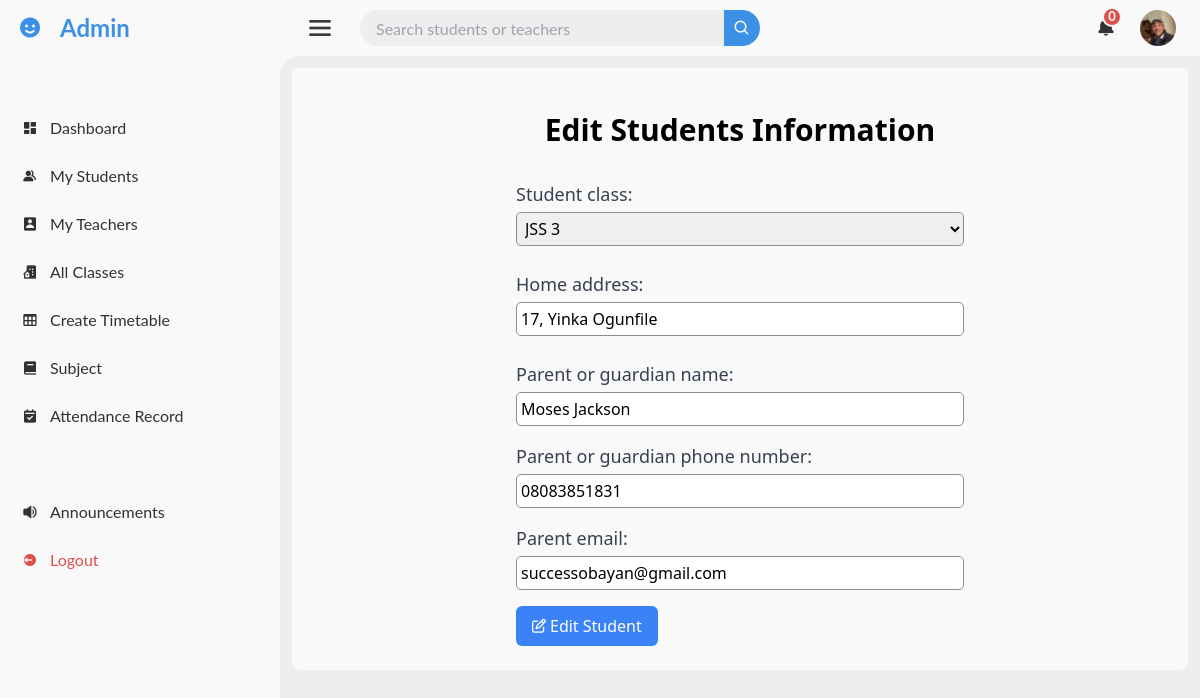
The page /students/edit/1/ (signed in) on the database its author committed.
### administration/models.py (models this page shows, shortened)
class Student(models.Model):
    user = models.OneToOneField(User, on_delete=models.CASCADE, related_name="student_profile")
    student_class = models.ForeignKey(Class, on_delete=models.SET_NULL, null=True, related_name='students')
    home_address = models.TextField()
    parent_or_guardian_name = models.CharField(max_length=100)
    parent_or_guardian_phone_number = models.CharField(max_length=15)
    parent_email = models.EmailField(blank=True, null=True, default=None)

### administration/views.py (the view)
# urls.py: path('students/edit/<int:student_id>/', edit_student, name='edit_student'),
@login_required
def edit_student(request, student_id):
    if not request.user.is_superuser:
        return HttpResponseForbidden('You do not have permission to access this page.')
    student = get_object_or_404(Student, id=student_id)
    if request.method == "POST":
        form = StudentForm(request.POST, instance=student)
        if form.is_valid():
            form.save()
            messages.success(request, 'Student details successfully updated')
            return redirect('student_detail', user_id=student.user.id)
    else:
        form = StudentForm(instance=student)
    context = {
        'form': form,
        'student': student,
    }
    return render(request, 'dashboards/all_admin_pages/edit_student.html', context)

### administration/forms.py
class StudentForm(forms.ModelForm):
    class Meta:
        model = Student
        fields = [
            'student_class',
            'home_address',
            'parent_or_guardian_name',
            'parent_or_guardian_phone_number',
            'parent_email'
        ]
        widgets = {
            'student_class': forms.Select(attrs={'class': 'final-grade'}),
            'home_address': forms.TextInput(attrs={'class': 'final-grade'}),
            'parent_or_guardian_name': forms.TextInput(attrs={'class': 'final-grade'}),
            'parent_or_guardian_phone_number': forms.TextInput(attrs={'class': 'final-grade'}),
            'parent_email': forms.TextInput(attrs={'class': 'final-grade'}),
        }

### administration/context_processors.py (called while the page is built)
def notifications(request):
    all_notification, total_notifications = get_admin_notification(request.user)
    return {
        'all_notification': all_notification,
        'total_notifications': total_notifications,
    }

### administration/views.py (called while the page is built)
def get_admin_notification(user):
    if user.is_staff:
        teacher_notifications = TeacherNotification.objects.filter(user=user).order_by('-created_at')
        student_notifications = StudentNotification.objects.filter(user=user).order_by('-created_at')
        all_notification = sorted(
            chain(teacher_notifications, student_notifications),
            key=lambda x: x.created_at,
            reverse=True
        )
        total_notifications = (
            teacher_notifications.filter(is_read=False).count() +
            student_notifications.filter(is_read=False).count()
        )
        return all_notification, total_notifications
    return [], 0

### classes/models.py (called while the page is built)
    def __str__(self):
        return self.name

### pages/context_processors.py (called while the page is built)
def notifications(request):
    if request.user.is_authenticated:
        all_notifications, unread_notifications_count = get_user_notifications(request.user)
        return {
            'all_notifications': all_notifications,
            'unread_notifications_count': unread_notifications_count,
        }
    return {
        'all_notifications': [],
        'unread_notifications_count': 0,
    }

### templates/dashboards/all_admin_pages/edit_student.html (shortened to what this page needs)
{% extends 'dashboards/all_admin_pages/base.html' %}
{% load static %}
{% block section %}
<div class="text-black flex flex-col items-center justify-center m-3 rounded-lg p-3" style="background-color: #F9F9F9;">
    <h1 class="text-3xl font-bold my-8">Edit Students Information</h1>
    <form action="{% url 'edit_student' student_id=student.id %}" method="post" enctype="multipart/form-data" class="rounded-lg w-full max-w-md">
        <div class="mb-4">
          <p class="text-lg font-medium text-gray-700 mb-1">{{ form.student_class.label_tag }}</p>
            {{ form.student_class }}
          </div>
          <div class="mb-6">
            <p class="text-lg font-medium text-gray-700 mb-1">{{ form.home_address.label_tag }}</p>
            {{form.home_address}}
          </div>
          <div class="mb-4">
            <p class="text-lg font-medium text-gray-700 mb-1">{{ form.parent_or_guardian_name.label_tag }}</p>
            {{form.parent_or_guardian_name}}
          </div>
          <div class="mb-4">
            <p class="text-lg font-medium text-gray-700 mb-1">{{ form.parent_or_guardian_phone_number.label_tag }}</p>
            {{form.parent_or_guardian_phone_number}}
          </div>
          <div class="mb-4">
            <p class="text-lg font-medium text-gray-700 mb-1">{{ form.parent_email.label_tag }}</p>
            {{form.parent_email}}
          </div>
      <button class="bg-blue-500 text-white py-2 px-4 rounded-md mb-3 hover:bg-blue-300"><i class="fa-regular fa-pen-to-square fa-sm"></i><span class="md:pl-1">Edit Student</span></button>
    </form>
  </div>
{%endblock section%}

### static/css/dashboard.css (style rules this page uses)
* { margin: 0; padding: 0; box-sizing: border-box; }
:root { --poppins: 'Poppins', sans-serif; --lato: 'Lato', sans-serif; --light: #F9F9F9; --blue: #3C91E6; --light-blue: #CFE8FF; --grey: #EEE; --dark-grey: #AAAAAA; --dark: #342E37; --red: #DB504A; --yellow: #FFCE26; --light-yellow: #FFF26C; --orange: #FD7238; --light-orange: #ffc19e; }
html { overflow-x: hidden; }
body { background: var(--grey); }

### templates/dashboards/base.html (style rules this page uses)
.final-grade { width: 100%; border: 1px solid rgb(142, 141, 141); border-radius: 5px; padding: 4px; }

### rows shown on the page
Student: student_class "JSS 3", home_address "17, Yinka Ogunfile", parent_or_guardian_name "Moses Jackson", parent_or_guardian_phone_number "08083851831", parent_email "successobayan@gmail.com"

### other values the page prints
{{ total_notifications }} "0"
